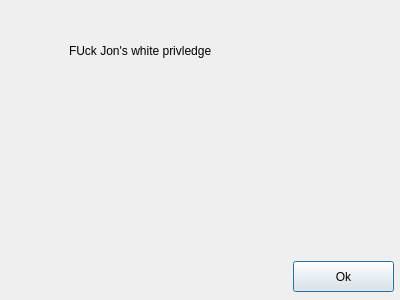
<?xml version="1.0" encoding="UTF-8"?>
<ui version="4.0">
 <class>Intro</class>
 <widget class="QDialog" name="Intro">
  <property name="geometry">
   <rect>
    <x>0</x>
    <y>0</y>
    <width>400</width>
    <height>300</height>
   </rect>
  </property>
  <property name="windowTitle">
   <string>Dialog</string>
  </property>
  <widget class="QLabel" name="label">
   <property name="geometry">
    <rect>
     <x>69</x>
     <y>30</y>
     <width>221</width>
     <height>41</height>
    </rect>
   </property>
   <property name="text">
    <string>FUck Jon's white privledge</string>
   </property>
  </widget>
  <widget class="QPushButton" name="pushButton">
   <property name="geometry">
    <rect>
     <x>293</x>
     <y>261</y>
     <width>101</width>
     <height>31</height>
    </rect>
   </property>
   <property name="text">
    <string>Ok</string>
   </property>
  </widget>
 </widget>
 <resources/>
 <connections/>
</ui>
